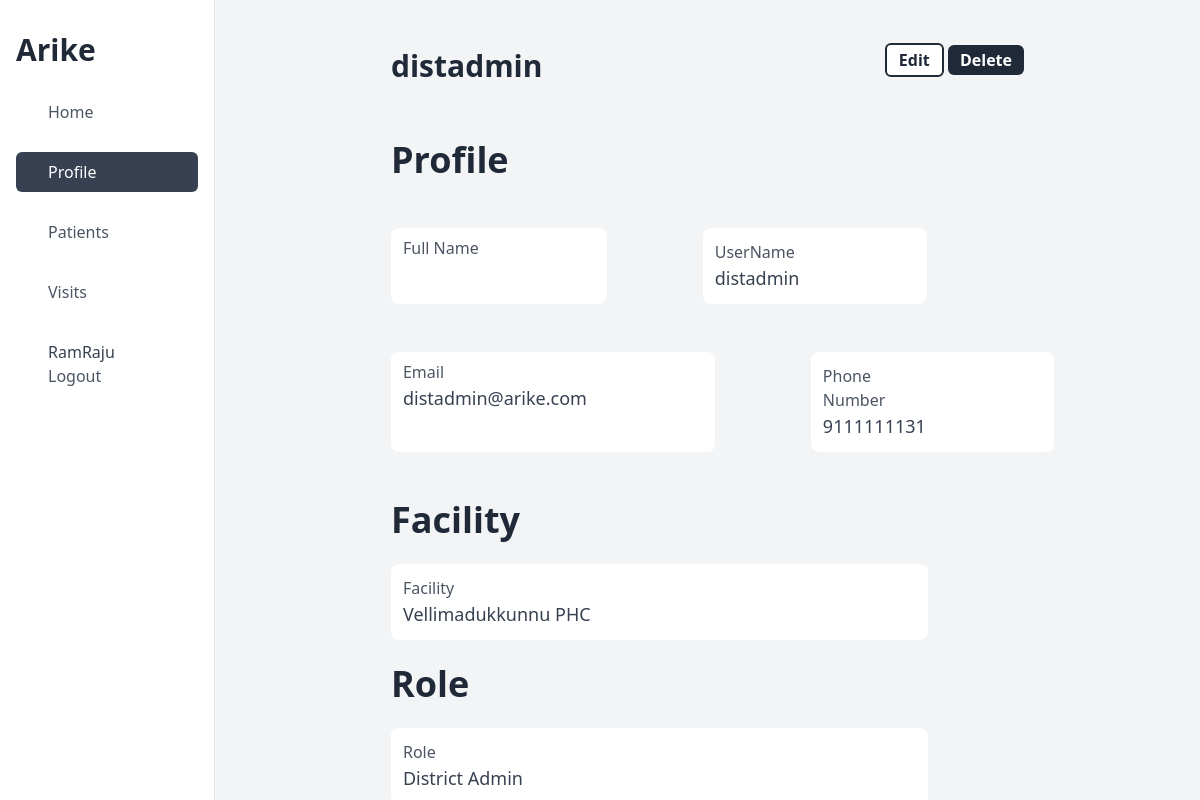
The page /detail/user/1 (signed in) on the database its author committed.
### apps/models.py (models this page shows, shortened)
class CustomUser(AbstractUser):
    full_name = models.CharField(max_length=150, blank=True)
    role = models.CharField(choices=USER_ROLES, max_length=20, blank=False)
    phone = models.CharField(max_length=14, validators=[phone_number_regex])
    is_verified = models.BooleanField(default=False)
    district = models.ForeignKey(
        District, on_delete=models.PROTECT, blank=True, null=True
    )
    facility = models.ForeignKey(
        Facility, on_delete=models.PROTECT, blank=True, null=True
    )
    schedule_alert_time = models.DateTimeField(null=True)
    created_at = models.DateTimeField(auto_now_add=True)
    updated_at = models.DateTimeField(auto_now=True)
    deleted = models.BooleanField(default=False)

class Facility(models.Model):
    kind = models.CharField(max_length=10, choices=FACILITY_KIND)
    name = models.CharField(max_length=35)
    address = models.TextField(default="")
    pincode = models.CharField(max_length=6)
    phone = models.CharField(max_length=14, validators=[phone_number_regex])
    ward = models.ForeignKey(Ward, on_delete=models.PROTECT)
    created_at = models.DateTimeField(auto_now_add=True)
    updated_at = models.DateTimeField(auto_now=True)
    deleted = models.BooleanField(default=False)
    def __str__(self):
        return self.name

### apps/views.py (the view)
# urls.py: path("detail/user/<pk>", UserDetailView.as_view()),
class UserDetailView(LoginRequiredMixin, UserPermissionMixin, DetailView):
    permission_required = "District Admin", "Primary Nurse", "Secondary Nurse"
    model = CustomUser
    template_name = "User/customuser_detail.html"

### apps/Mixin.py (called while the page is built)
    def has_permission(self):
        perms = self.get_permission_required()
        if self.request.user.role in perms:
            return True
        else:
            return False

### templates/User/customuser_detail.html (shortened to what this page needs)
{% extends "base_dashboard.html" %}
{% block content %}
    <div class="flex justify-between  my-8">
        <h1 class="text-3xl font-bold text-gray-800">{{ object.username }}</h1>
        <div>
            <a class="bg-white text-gray-800 font-bold text-1xl px-3 py-1 rounded-md text-center border-2 border-gray-800" href="/update/user/{{ object.id }}">Edit</a>
            <a class="bg-gray-800 text-white font-bold text-1xl px-3 py-1 rounded-md text-center" href="/delete/user/{{ object.id }}">Delete</a>
        </div>
    </div>
    <div class="flex flex-col">
        <h1 class="text-gray-800 font-semibold text-4xl my-6">Profile</h1>
        <div class="flex flex-row justify-start my-6  ">
            <div class="bg-white pr-32 pl-3 py-2 rounded-lg mr-24">
                <p class="text-gray-600 font-light text-md">Full Name </p>
            </div>
            <div class="bg-white pr-32 pl-3 py-3 rounded-lg mr-24">
                <p class="text-gray-600 font-light text-md">UserName </p>
                <p class="text-gray-700 font-regular text-lg">{{ object.username }}</p>
            </div>
        </div>
        <div class="flex flex-row justify-start my-6 ">
            <div class="bg-white pr-32 pl-3 py-2 rounded-lg mr-24">
                <p class="text-gray-600 font-light text-md">Email </p>
                <p class="text-gray-700 font-regular text-lg">{{ object.email }}</p>
            </div>
            <div class="bg-white pr-32 pl-3 py-3 rounded-lg mr-24">
                <p class="text-gray-600 font-light text-md">Phone Number </p>
                <p class="text-gray-700 font-regular text-lg">{{ object.phone }}</p>
            </div>
        </div>
        <h1 class="text-gray-800 font-semibold text-4xl my-6">Facility</h1>
        <div class="bg-white pr-32 pl-3 py-3 rounded-lg mr-24">
            <p class="text-gray-600 font-light text-md">Facility </p>
            <p class="text-gray-700 font-regular text-lg">{{ object.facility }}</p>
        </div>
        <h1 class="text-gray-800 font-semibold text-4xl my-6">Role</h1>
        <div class="bg-white pr-32 pl-3 py-3 rounded-lg mr-24">
            <p class="text-gray-600 font-light text-md">Role </p>
            <p class="text-gray-700 font-regular text-lg">{{ object.role }}</p>
        </div>
    </div>
{% endblock content %}

### templates/base_dashboard.html (shortened to what this page needs)
{% load static tailwind_tags %}
<!DOCTYPE html>
<html lang="en">
<head>
    {% tailwind_css %}
    <script src="https://cdn.tailwindcss.com"></script>
</head>
<body>
    <div class="flex">
        <div class="flex flex-col w-64 h-screen px-4 py-8 overflow-y-auto border-r">
        <h2 class="text-3xl font-semibold text-left text-gray-800">Arike</h2>
        <div class="flex flex-col justify-between mt-6">
            <aside>
            <ul>
                <li>
                <a class="flex items-center px-4 py-2 text-gray-600 rounded-md  hover:bg-gray-200 {% if request.path == '/' %} text-white bg-gray-700 {% endif %}" href="/">
                    <span class="mx-4 font-medium">Home</span>
                </a>
                </li>
                <li>
                    <a class="flex items-center px-4 py-2 mt-5 text-gray-600 rounded-md hover:bg-gray-200 {% if '/detail/user/' in request.path %} text-white bg-gray-700 {% endif %}" href="/detail/user/{{ request.user.id }}">
                        <span class="mx-4 font-medium">Profile </span>
                    </a>
                </li>
                <li>
                    <a class="flex items-center px-4 py-2 mt-5 text-gray-600 rounded-md hover:bg-gray-200 {% if '/list/patient' in request.path %} text-white bg-gray-700 {% endif %}" href="/list/patient">
                        <span class="mx-4 font-medium">Patients </span>
                    </a>
                </li>
                <li>
                    <a class="flex items-center px-4 py-2 mt-5 text-gray-600 rounded-md hover:bg-gray-200 {% if '/list/visitschedule' in request.path %} text-white bg-gray-700 {% endif %}" href="/list/visitschedule">
                        <span class="mx-4 font-medium">Visits </span>
                    </a>
                </li>
                <li>
                    <a class="flex flex-col items-start px-4 py-2 mt-5 text-gray-600 rounded-md hover:bg-gray-200" href="/logout">
                        <span class="mx-4 text-gray-700 font-medium">{{ request.user }}</span>
                        <span class="mx-4 font-medium">Logout </span>
                    </a>
                </li>
            </ul>
            </aside>
        </div>
        </div>
        <div class="w-screen h-screen p-4  overflow-y-auto bg-gray-100">
        <div class="flex flex-col px-40">
            {% block content %}
            {% endblock content %}
        </div>
    </div>
</body>
</html>

### rows shown on the page
CustomUser: user "RamRaju"
CustomUser: username "distadmin", email "distadmin@arike.com", phone "9111111131", facility "Vellimadukkunnu PHC", role "District Admin"
